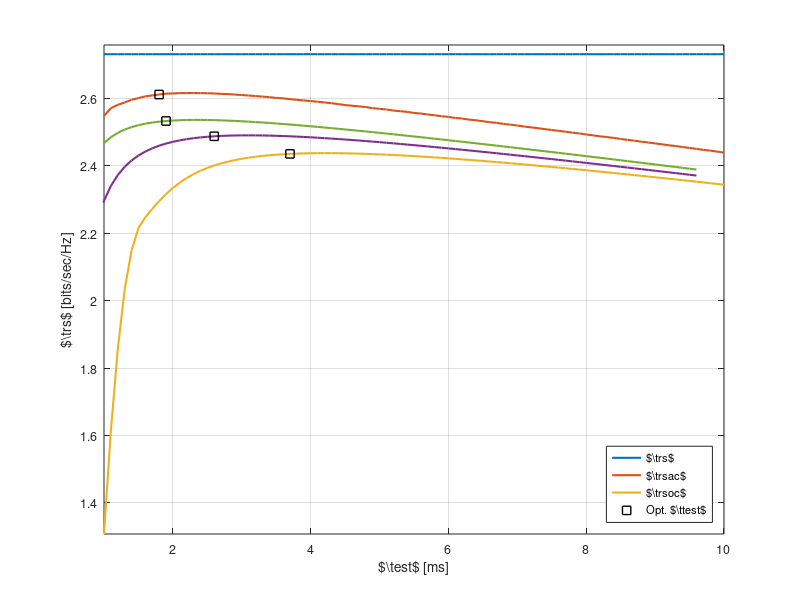

Recreate this plot in MATLAB. (Note: this script raises an error after producing the figure.)
%%%%%%%%%%%%%%%%%%%%%%%%%%%%%%%%%%%%%%%%%%%%%%%%%%%%%%%%%%%%%%%%%%%%%%%%%%%
%                                                      
%
%                                
%        Description: This m-file considers the Throughput-Sesning time 
%        tradeoff with SNR estimation for the AWGN channel. In this m-script  
%        the short term analysis is investigted that is, considering invidual 
%        frame. Hence, the SNR is considered constant for the time interval 
%        (tau_est + tau_sen). 
%
%        Clearly the recieved power is distributed according to non central
%        chi-2 distribution, which can be approximated as Gaussian 
%        distribution for large sample count (This again needs an analysis, 
%        on how good is the approximation is?)
%        
%        The theortical analysis is performed to investigate the influence of 
%        SNR on the optimum throughput for different cases 
%           - Ideal case, when SNR is known at the ST (i)
%           - Average Constarint
%           - Outage Constraint   
%
%        Created on: 11.03.15
%        Last modified: 11.03.15
%        Revision History: 11.03.15 --> File generated   
%  
%%%%%%%%%%%%%%%%%%%%%%%%%%%%%%%%%%%%%%%%%%%%%%%%%%%%%%%%%%%%%%%%%%%%%%%%%%%

clear all;
close all;
clc;



sim = 00;                                 % Enable( = 1) to perform simulation, theoretical analysis
th = 00;                                  % disable ( = 0) to plot curves, data is read from a file
                                          % Theoretical anaylsis is also included of simulation as
                                          % numerical integration is involved
%%%%%%%%%%%%%%%%%%%%%%%%%%%%%%%%%%%%%%%%%%%%%%%%%%%%%%%%%%%%%%%%%%%%%%%%%%%
%   Parameters
%%%%%%%%%%%%%%%%%%%%%%%%%%%%%%%%%%%%%%%%%%%%%%%%%%%%%%%%%%%%%%%%%%%%%%%%%%%
P_s = 10^(-10/10);                        % Power transmitted by PR, the SNR received at ST 
P_p = 10.^([-10]/10);                     % Power transmitted by ST, the SNR received at SR 
                                          % varried using this parameter
noise_power = 10^(-100/10);               % noise power -100 dBm
f_s = 1e6;                                % 1 MHz one band
K = 0.1 * f_s;                            % K = Total number of samples in a frame = T * f_s, T = 100 ms WRAN standard
alpha_p_1 = 10^(-100/10);                 % True Path loss between ST and PR   
alpha_p_2 = 10^(-100/10);                 % True Path loss between PR and SR   
alpha_s = 10^(-080/10);                   % True Path loss between ST and SR 
P_H0 = 0.8;                               % Probability of Hypothesis 0
P_d_d = 0.90;                             % Constraint on Probability of detection P_d
mu = 0.10;                                % Outage Probability on probability of detection

    
%%%%%%%%%%%%%%%%%%%%%%%%%%%%%%%%%%%%%%%%%%%%%%%%%%%%%%%%%%%%%%%%%%%%%%%%%%%
%   Theoretical analysis
%%%%%%%%%%%%%%%%%%%%%%%%%%%%%%%%%%%%%%%%%%%%%%%%%%%%%%%%%%%%%%%%%%%%%%%%%%%
if th
   %% Theoretical parameters
    N_est_th = 500:100:10000;            % -10 dB     % N_est_th = number of samples used for estimation = tau * f_s 
    %N_est_th = 200:100:5000;              % -5 dB      % N_est_th = number of samples used for estimation = tau * f_s 

    N_th = 100:100:25000;          % -10 dB     % N = includes the time in samples, for the ideal case their is no

    %N_th = 20:20:7000;       % -5 dB      % N = includes the time in samples, for the ideal case their is no
                                                       % estimation time hence sensing time = N_th and the throughput will 
                                                       % attain a nonzero value. For the accurate, the energy walls sensing 
                                                       % time begin after the estimation of the rcvd energy is performed.
                                                       % N_sen = N_th - N_est
    
    % For storing intermediate values of probability of false alarm
    P_f_id_temp = zeros(1, length(N_th));                 
    P_f_ac_temp = zeros(1, length(N_th));                
    P_f_oc_temp = zeros(1, length(N_th));                

    % For storing intermediate values of probability of detection
    P_d_id_temp = zeros(1, length(N_th));                 
    P_d_ac_temp = zeros(1, length(N_th));                 
    P_d_oc_temp = zeros(1, length(N_th));                 

    P_f_id_th = zeros(length(P_p), length(N_est_th));   % Probability of false alarm at ST for the ideal case
    P_f_ac_th = zeros(length(P_p), length(N_est_th));   % Probability of false alarm at ST due to accurate estimation of threshold
    P_f_oc_th = zeros(length(P_p), length(N_est_th));   % Probability of false alarm at ST due to inaccurate estimation of threshold

    P_d_id_th = zeros(length(P_p), length(N_est_th));   % Probability of detection at ST for the ideal case
    P_d_ac_th = zeros(length(P_p), length(N_est_th));   % Probability of detection at ST due to accurate estimation of threshold
    P_d_oc_th = zeros(length(P_p), length(N_est_th));   % Probability of detection at ST due to inaccurate estimation of threshold
    
    
    R_id_th = zeros(1, length(N_th));                   % Throughput at SR ideal case
    R_ac_th = zeros(1, length(N_th));                   % Throughput at SR with accurate estimation
    R_oc_th = zeros(1, length(N_th));                   % Throughput at SR with upper limit of the energy wall
    
    R_id_opt_th = zeros(length(P_p), length(N_est_th)); % Throughput at SR ideal case
    R_ac_opt_th = zeros(length(P_p), length(N_est_th)); % Throughput at SR with accurate estimation
    R_oc_opt_th = zeros(length(P_p), length(N_est_th)); % Throughput at SR with upper limit of the energy wall
    
    for i = 1:length(P_p) 
        
        disp(strcat('P_p(i) = ',num2str(P_p(i))));
        
        % Accurarte energy  
        Acc_energy = (noise_power + alpha_p_1 * P_p(i));    
        for j=1:length(N_est_th)
            disp(strcat('N_est = ',num2str(N_est_th(j))));
            parfor k=1:length(N_th)
               warning off;
               epsilon_id_th = 0;
               epsilon_ac_th = 0;
               epsilon_oc_th = 0;
               %disp(strcat('N_sen = ',num2str(N_th(k))));


               %disp(strcat('N = ',num2str(N_th(k))));     

               %% Determining the performance meteric R for all the different cases
               %% Ideal         
               %% Threshold  
                epsilon_id_th = qfuncinv(P_d_d) * sqrt(2/N_th(k)) * Acc_energy +...
                    Acc_energy;                  

               %% Probability of false alarm and probability of dectection
                P_f_id_temp(k) = qfunc((epsilon_id_th - noise_power)/...
                    (sqrt(2/N_th(k)) * noise_power));        

               %% Expected Rate
                C_0_th = log2(1 + alpha_s * P_s / noise_power); 
                C_1_th = log2(1 + alpha_s * P_s / (P_p(i) * alpha_p_2 +...
                    noise_power) );
                P_d_id_temp(k) =  P_d_d;

                R_id_th(k)  = (K - N_th(k))/K * (P_H0 * (1 -  P_f_id_temp(k)) * C_0_th +...
                    (1 - P_H0) * (1 - P_d_id_temp(k)) * C_1_th);  

                if N_th(k) > N_est_th(j)
                   N_sen_th = N_th(k) - N_est_th(j);
                   %% Adjacent case
                   if 0
                       %% Threshold  
                       num_test_points = 1000;
                       test_points = linspace(Acc_energy* (1 + sqrt(2/N_sen_th)* qfuncinv(0.35)), ...
                           Acc_energy* (1 + sqrt(2/N_sen_th)* sqrt(2) * (-erfcinv(10^-6 * eps))),num_test_points);
                       Exp_P_d_ac = zeros(1,num_test_points);
                       for l=1:num_test_points
                            ts = sqrt(2/N_sen_th);
                            te = sqrt(2/N_est_th(j));
                            func_exp_P_d = @(t)  t .*  test_points(l) .*...
                                exp( (qfuncinv(t)/sqrt(2)).^2 - (test_points(l)./(1 + ts * qfuncinv(t)) - Acc_energy).^2 /(sqrt(2) * Acc_energy * te)^2)...
                                * ts ./ (Acc_energy * te * ( 1 + ts * qfuncinv(t)).^2);
                            Exp_P_d_ac(l) =  integral(func_exp_P_d,0,1);
                            if Exp_P_d_ac(l) > 0.8 && Exp_P_d_ac(l) < 0.92 
                                my_int =  my_integral_pd(Acc_energy, test_points(l),...
                                    ts, te, eps*10^-6, eps, 10^5);
                                Exp_P_d_ac(l) =  integral(func_exp_P_d, 0 , 1  - eps) + my_int;
                            end
                            if Exp_P_d_ac(l) >= P_d_d
                               epsilon_ac_th = test_points(l); 
                               break;
                            else
                               epsilon_ac_th = test_points(l); 
                            end
                       end    
                       %% Probability of false alarm and probability of dectection
                       P_f_ac_temp(k) = qfunc((epsilon_ac_th - noise_power)/...
                           (sqrt(2/N_sen_th) * noise_power));                                
                       % Test if the integral converges by determining the
                       % integral over the density to check if the value is
                       % equal to 1
                       if 1 
                            ts = sqrt(2/N_sen_th);
                            te = sqrt(2/N_est_th(j));
                            
                            P_d_ac_temp(k) =  integral(func_exp_P_d, 0, 1);                            
                            if P_d_ac_temp(k) < 0.89
                                my_int =  my_integral_pd(Acc_energy, epsilon_ac_th,...
                                    ts, te, eps*10^-8, eps, 10^7);
                                func_exp_P_d = @(t)  t .*  epsilon_ac_th .*...
                                exp( (qfuncinv(t)/sqrt(2)).^2 - (epsilon_ac_th./(1 + ts * qfuncinv(t)) - Acc_energy).^2 /(sqrt(2) * Acc_energy * te)^2)...
                                * ts ./ (Acc_energy * te * ( 1 + ts * qfuncinv(t)).^2);
                                P_d_ac_temp(k) =  integral(func_exp_P_d,0,1 - eps) + my_int;
                                if P_d_ac_temp(k) < 0.88 || P_d_ac_temp(k) > 0.92
                                    disp(strcat('AC: The integral failed to converge ','N_th: ',num2str(N_th(k))));
                                    R_ac_th(k) = 0;                                
                                    continue;
                                end
                            end
                       end
                       %% Expected Rate
                       C_0_th = log2(1 + alpha_s * P_s / noise_power); 
                       C_1_th = log2(1 + alpha_s * P_s / (P_p(i) * alpha_p_2 +...
                           noise_power) );

                       R_ac_th(k) = (K - N_th(k))/K * (P_H0 * (1 -  P_f_ac_temp(k)) * C_0_th +...
                           (1 - P_H0) * (1 - P_d_ac_temp(k)) * C_1_th); 
                   end


                    %% Outage case
                    if 1
                        %% Threshold  
                        epsilon_oc_th = Acc_energy * (1 + qfuncinv(1 - mu) * (sqrt(2/N_est_th(j))))...
                             * (1 + qfuncinv(P_d_d) * (sqrt(2/N_sen_th)));            

                        %% Probability of false alarm and expected probability of dectection
                        P_f_oc_temp(k) = qfunc((epsilon_oc_th - noise_power)/...
                            (sqrt(2/N_sen_th) * noise_power));   

                        ts = sqrt(2/N_sen_th);
                        te = sqrt(2/N_est_th(j));
                        func_exp_P_d = @(t)  t .*  epsilon_oc_th .*...
                            exp( (qfuncinv(t)/sqrt(2)).^2 - (epsilon_oc_th./(1 + ts * qfuncinv(t)) - Acc_energy).^2 /(sqrt(2) * Acc_energy * te)^2)...
                            * ts ./ (Acc_energy * te * ( 1 + ts * qfuncinv(t)).^2);
                        P_d_oc_temp(k) =  integral(func_exp_P_d,0,1); 
                        
                        % Test if the integral converges by determining the
                        % integral over the density to check if the value is
                        % equal to 1
                        if 1 
                             ts = sqrt(2/N_sen_th);
                             te = sqrt(2/N_est_th(j));
                             if P_d_oc_temp(k) < 0.99
                                 my_int =  my_integral_pd(Acc_energy, epsilon_oc_th,...
                                     ts, te, eps*10^-8, eps, 10^7);
                                 P_d_oc_temp(k) =  integral(func_exp_P_d, 0, 1) + my_int;
                                 if P_d_oc_temp(k) < 0.90
                                    disp(strcat('OC: The integral failed to converge ','N_th: ',num2str(N_th(k))));
                                    R_oc_th(k) = 0;
                                    continue;                                    
                                 end
                             end
                        end

                        %% Expected Rate
                        C_0_th = log2(1 + alpha_s * P_s / noise_power); 
                        C_1_th = log2(1 + alpha_s * P_s / (P_p(i) * alpha_p_2 +...
                            noise_power) );

                        R_oc_th(k) = (K - N_th(k))/K * (P_H0 * (1 -  P_f_oc_temp(k)) * C_0_th +...
                        (1 - P_H0) * (1 - P_d_oc_temp(k)) * C_1_th);
                    end
                end            
            end

            % The probability of detecttion and probability of false alarm at optimum sensing time
            % ideal model
            [temp_id index_id] = max(R_id_th);
            R_id_opt_th(i,j) = temp_id;
            P_f_id_th(i,j) = P_f_id_temp(index_id);
            P_d_id_th(i,j) = P_d_id_temp(index_id);

            % average constraint case
            [temp_ac index_ac] = max(R_ac_th);
            R_ac_opt_th(i,j) = temp_ac;
            P_f_ac_th(i,j) = P_f_ac_temp(index_ac);
            P_d_ac_th(i,j) = P_d_ac_temp(index_ac);

            % outage constraint case
            [temp_oc index_oc] = max(R_oc_th);
            R_oc_opt_th(i,j) = temp_oc;
            P_f_oc_th(i,j) = P_f_oc_temp(index_oc);
            P_d_oc_th(i,j) = P_d_oc_temp(index_oc);
            
            disp(strcat('P_f_id_th(i,j) = ',num2str(P_f_id_th(i,j)))); 
            disp(strcat('P_d_id_th(i,j) = ',num2str(P_d_id_th(i,j)))); 
            disp(strcat('R_id_opt_th(i,j) = ',num2str(R_id_opt_th(i,j)))); 
            
            disp(strcat('AC: N_th(index_ac) = ',num2str(N_th(index_ac)))); 
            disp(strcat('P_f_ac_th(i,j) = ',num2str(P_f_ac_th(i,j)))); 
            disp(strcat('P_d_ac_th(i,j) = ',num2str(P_d_ac_th(i,j)))); 
            disp(strcat('R_ac_opt_th(i,j) = ',num2str(R_ac_opt_th(i,j)))); 
            
            disp(strcat('OC: N_th(index_oc) = ',num2str(N_th(index_oc)))); 
            disp(strcat('P_f_oc_th(i,j) = ',num2str(P_f_oc_th(i,j)))); 
            disp(strcat('P_d_oc_th(i,j) = ',num2str(P_d_oc_th(i,j)))); 
            disp(strcat('R_oc_opt_th(i,j) = ',num2str(R_oc_opt_th(i,j)))); 

        end
    end
    save('results_opt_thr_P_d_P_f_vs_est_time_diff_SNR_wo_nu_m10_mu10_oc_th.mat');
    quit;
end


if 0
    %%%%%%%%%%%%%%%%%%%%%%%%%%%%%%%%%%%%%%%%%%%%%%%%%%%%%%%%%%%%%%%%%%%%%%%%%%%
    %   Plot curves theoretical analysis --  Proability of detection vs est
    %   time
    %%%%%%%%%%%%%%%%%%%%%%%%%%%%%%%%%%%%%%%%%%%%%%%%%%%%%%%%%%%%%%%%%%%%%%%%%%%
    Fontsize = 9;
    plot(N_est_th * 1e-3, P_d_id_th(1,:), 'LineWidth', 1.5);
    hold on, 
    plot(N_est_th * 1e-3, P_d_ac_th(1,:), 'LineWidth', 1.5);
    hold on,
    plot(N_est_th * 1e-3, P_d_oc_th(1,:), 'LineWidth', 1.5);
    %hold on,
    %plot(N_est_th * 1e-3, P_d_oc_th(2,:), 'LineWidth', 1.5, 'HandleVisibility','off');
    %hold on,
    %plot(N_est_th * 1e-3, P_d_oc_th(3,:), 'LineWidth', 1.5, 'HandleVisibility','off');

    %%%%%%%%%%%%%%%%%%%%%%%%%%%%%%%%%%%%%%%%%%%%%%%%%%%%%%%%%%%%%%%%%%%%%%%%%%%
    %   Plot curves cosmetic makeover
    %%%%%%%%%%%%%%%%%%%%%%%%%%%%%%%%%%%%%%%%%%%%%%%%%%%%%%%%%%%%%%%%%%%%%%%%%%%

    grid on;
    axis([min(N_est_th) * 1e-3 max(N_est_th) * 1e-3 min(P_d_id_th(1,:)) * 0.995  1.02]);
    ylabel('$\pd$','FontSize',Fontsize+2);
    xlabel('$\test$ = [ms]','FontSize',Fontsize+2);
    hl = legend('$\pd$', '$\pdac$', '$\pdoc$');
    set(hl, 'Location', 'SouthEast', 'FontSize', Fontsize);
    set(gca,'FontSize',Fontsize);
    %laprint(1, '../figures/fig_P_d_vs_est_time_diff_snr_AWGN', 'options', 'factory', 'width', 8, 'scalefonts',...
    %    'on', 'factor',0.5, 'keepfontprops', 'on');
end

if 0
    %%%%%%%%%%%%%%%%%%%%%%%%%%%%%%%%%%%%%%%%%%%%%%%%%%%%%%%%%%%%%%%%%%%%%%%%%%%
    %   Plot curves theoretical analysis --  Proability of false alarm vs est
    %   time
    %%%%%%%%%%%%%%%%%%%%%%%%%%%%%%%%%%%%%%%%%%%%%%%%%%%%%%%%%%%%%%%%%%%%%%%%%%%
    Fontsize = 9;
    figure(2)
    semilogy(N_est_th * 1e-3, P_f_id_th(1,:), 'LineWidth', 1.5);
    hold on,
    semilogy(N_est_th * 1e-3, P_f_ac_th(1,:), 'LineWidth', 1.5);
    hold on,
    semilogy(N_est_th * 1e-3, P_f_oc_th(1,:), 'LineWidth', 1.5);

    %%%%%%%%%%%%%%%%%%%%%%%%%%%%%%%%%%%%%%%%%%%%%%%%%%%%%%%%%%%%%%%%%%%%%%%%%%%
    %   Plot curves cosmetic makeover
    %%%%%%%%%%%%%%%%%%%%%%%%%%%%%%%%%%%%%%%%%%%%%%%%%%%%%%%%%%%%%%%%%%%%%%%%%%%

    grid on;
    axis tight;
    ylabel('$\pd$','FontSize',Fontsize+2);
    xlabel('$\test$ = [ms]','FontSize',Fontsize+2);
    hl = legend('$\pf$', '$\pfac$', '$\pfoc$');
    set(hl, 'Location', 'SouthEast', 'FontSize', Fontsize);
    set(gca,'FontSize',Fontsize);
    %laprint(1, '../figures/fig_P_f_vs_est_time_diff_snr_AWGN', 'options', 'factory', 'width', 8, 'scalefonts',...
    %    'on', 'factor',0.5, 'keepfontprops', 'on');
end

if 1
    %%%%%%%%%%%%%%%%%%%%%%%%%%%%%%%%%%%%%%%%%%%%%%%%%%%%%%%%%%%%%%%%%%%%%%%%%%%
    %   Plot curves theoretical analysis --  Optimum throughput vs est time    
    %%%%%%%%%%%%%%%%%%%%%%%%%%%%%%%%%%%%%%%%%%%%%%%%%%%%%%%%%%%%%%%%%%%%%%%%%%%
    load('results_opt_thr_P_d_P_f_vs_est_time_diff_SNR_wo_nu_m10_mu05_th.mat');
    Fontsize = 9;
    figure(3);
    scale = 6:length(N_est_th);
    plot(N_est_th(scale) * 1e-3, R_id_opt_th(1,(scale)), 'LineWidth', 1.5);
    hold on,
    plot(N_est_th(scale) * 1e-3, R_ac_opt_th(1,(scale)), 'LineWidth', 1.5);
    hold on,
    plot(N_est_th(scale) * 1e-3, R_oc_opt_th(1,(scale)), 'LineWidth', 1.5);
    
    
    [temp index] = max(R_ac_opt_th(scale));
    R_ac_opt_sen_opt_est = R_ac_opt_th(1,index);
    N_ac_opt_est = N_est_th(index);

    [temp index] = max(R_oc_opt_th(scale));
    R_oc_opt_sen_opt_est = R_oc_opt_th(1,index);
    N_oc_opt_est = N_est_th(index);
    
    
    hold on,
    plot(N_ac_opt_est * 1e-3, R_ac_opt_sen_opt_est, 'ks', 'LineWidth',1, 'HandleVisibility','off');
    hold on,
    plot(N_oc_opt_est * 1e-3, R_oc_opt_sen_opt_est, 'ks', 'LineWidth',1);
    
    grid on;
    axis([min(N_est_th(scale) * 1e-3) max(N_est_th(scale) * 1e-3) min(R_oc_opt_th(1,(scale))) max(R_id_opt_th(1,(scale))) * 1.01]);
    
    
    %% mu = 0.10 
    if 1
        load('results_opt_thr_P_d_P_f_vs_est_time_diff_SNR_wo_nu_m10_mu10_oc_th.mat');

        hold on,
        plot(N_est_th(scale) * 1e-3, R_oc_opt_th(1,(scale)), 'LineWidth', 1.5, 'HandleVisibility','off');

        [temp index] = max(R_oc_opt_th(scale));
        R_oc_opt_sen_opt_est = R_oc_opt_th(1,index);
        N_oc_opt_est = N_est_th(index);
        hold on,
        plot(N_oc_opt_est * 1e-3, R_oc_opt_sen_opt_est, 'ks', 'LineWidth',1, 'HandleVisibility','off');
    end
    %% mu = 0.15 
    if 1
        load('results_opt_thr_P_d_P_f_vs_est_time_diff_SNR_wo_nu_m10_mu15_oc_th.mat');

        hold on,
        plot(N_est_th(scale) * 1e-3, R_oc_opt_th(1,(scale)), 'LineWidth', 1.5);

        [temp index] = max(R_oc_opt_th(scale));
        R_oc_opt_sen_opt_est = R_oc_opt_th(1,index);
        N_oc_opt_est = N_est_th(index);
        hold on,
        plot(N_oc_opt_est * 1e-3, R_oc_opt_sen_opt_est, 'ks', 'LineWidth',1);
    end


    %%%%%%%%%%%%%%%%%%%%%%%%%%%%%%%%%%%%%%%%%%%%%%%%%%%%%%%%%%%%%%%%%%%%%%%%%%%
    %   Plot curves cosmetic makeover
    %%%%%%%%%%%%%%%%%%%%%%%%%%%%%%%%%%%%%%%%%%%%%%%%%%%%%%%%%%%%%%%%%%%%%%%%%%%

    ylabel('$\trs$ [bits/sec/Hz]','FontSize',Fontsize);
    xlabel('$\test$ [ms]','FontSize',Fontsize);
    hl = legend('$\trs$', '$\trsac$', '$\trsoc$','Opt. $\ttest$');
    set(hl, 'Location', 'SouthEast', 'FontSize', Fontsize);
    set(gca,'FontSize',Fontsize);
    laprint(3, '../figures/fig_opt_thr_vs_est_time_AWGN', 'options', 'factory', 'width', 8, 'scalefonts',...
        'on', 'factor',0.5, 'keepfontprops', 'on');
end